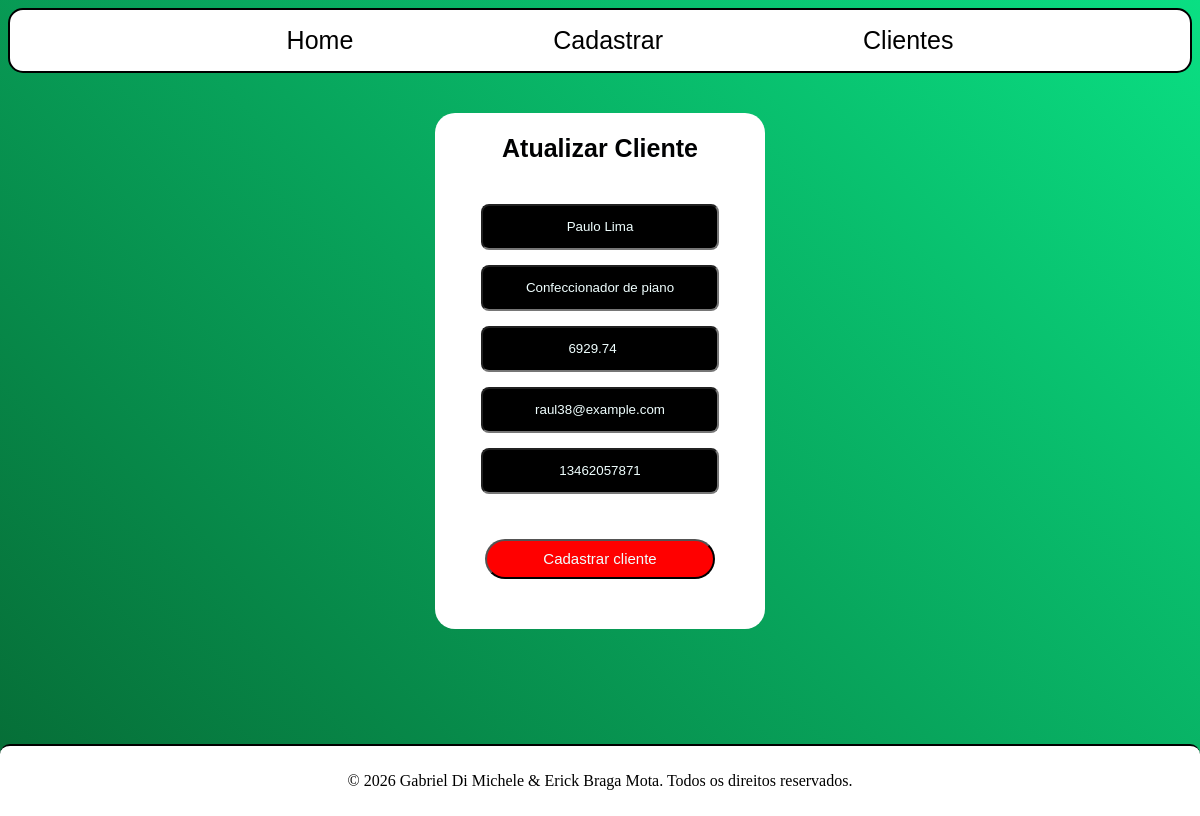
The app's page /editar/2 with its own data.
### app.py (models this page shows, shortened)
class Clientes(db.Model):
    id_cliente = db.Column(db.Integer, primary_key=True)
    nome_cliente = db.Column(db.String(40), nullable=False)
    cargo_cliente = db.Column(db.String(40), nullable=False)
    salario_cliente = db.Column(db.Numeric(precision=10, scale=2), nullable=False)
    email_cliente = db.Column(db.String(50), nullable=True)
    cpf_cliente = db.Column(db.String(11), unique=True , nullable=True)

### app.py (the view, shortened to what this page needs)
@app.route('/editar/<int:id_cliente>', methods=["GET","POST"])
def editar(id_cliente):
    cliente = Clientes.query.get_or_404(id_cliente)
    return render_template("editar.html", cliente=cliente)

### templates/editar.html
{% extends 'base.html' %}
{% block conteudo %}
<div class="div-pai">
    <section class="section-cadastro">
        <h2 class="h2-cadastrar">Atualizar Cliente</h2>
        <form action="{{ url_for('editar', id_cliente=cliente.id_cliente) }}" method="POST" class="form-cadastro">
            <div class="div-inputs">
                <input class="input-nome" type="text" name="nome_cliente" value="{{ cliente.nome_cliente }}" placeholder="Nome cliente" required>
                <input class="input-cargo" type="text" name="cargo_cliente" value="{{ cliente.cargo_cliente }}" placeholder="Cargo Cliente" required>
                <input class="input-salario" type="number" name="salario_cliente" step="0.01" value="{{ cliente.salario_cliente }}" placeholder="Salário Cliente" required>
                <input class="input-email" type="email" name="email_cliente" value="{{ cliente.email_cliente }}" placeholder="Email Cliente" required>
                <input class="input-cpf" type="text" name="cpf_cliente" value="{{ cliente.cpf_cliente }}" placeholder="CPF Cliente" pattern="\d{11}"
                    title="Digite um CPF válido com 11 dígitos" required>
                <input class="botao-submit" type="submit" value="Cadastrar cliente">
            </div>
        </form>
    </section>
    {% endblock conteudo %}

### static/style.css (style rules this page uses)
.body-base { display: flex; flex-direction: column; background: linear-gradient(45deg, #066b35, #0adf83); min-height: 100vh; box-sizing: border-box; overflow: hidden; }
.h2-cadastrar { color: rgb(0, 1, 2); font-family: 'Franklin Gothic Medium', 'Arial Narrow', Arial, sans-serif; font-size: 25px; }
.div-pai { display: flex; justify-content: center; margin: 40px; }
.section-cadastro { display: flex; flex-direction: column; justify-content: center; align-items: center; background-color: #ffffff; border-radius: 20px; width: 330px; }
.div-inputs { display: flex; flex-direction: column; gap: 15px; align-items: center; padding: 20px; }
.input-nome, .input-cargo, .input-salario, .input-email, .input-cpf { border-radius: 8px; color: azure; background-color: #000000; height: 40px; width: 230px; text-align: center; }
.input-nome::placeholder, .input-cargo::placeholder, .input-salario::placeholder, .input-email::placeholder, .input-cpf::placeholder { color: #fefefe48; font-size: 16px; opacity: 4; }
.botao-submit { color: azure; background-color: red; border-radius: 20px; font-size: 15px; height: 40px; width: 230px; margin: 30px 0px }

### records on screen
Clientes: nome_cliente "Paulo Lima", cargo_cliente "Confeccionador de piano", salario_cliente "6929.74", email_cliente "raul38@example.com", cpf_cliente "13462057871"
